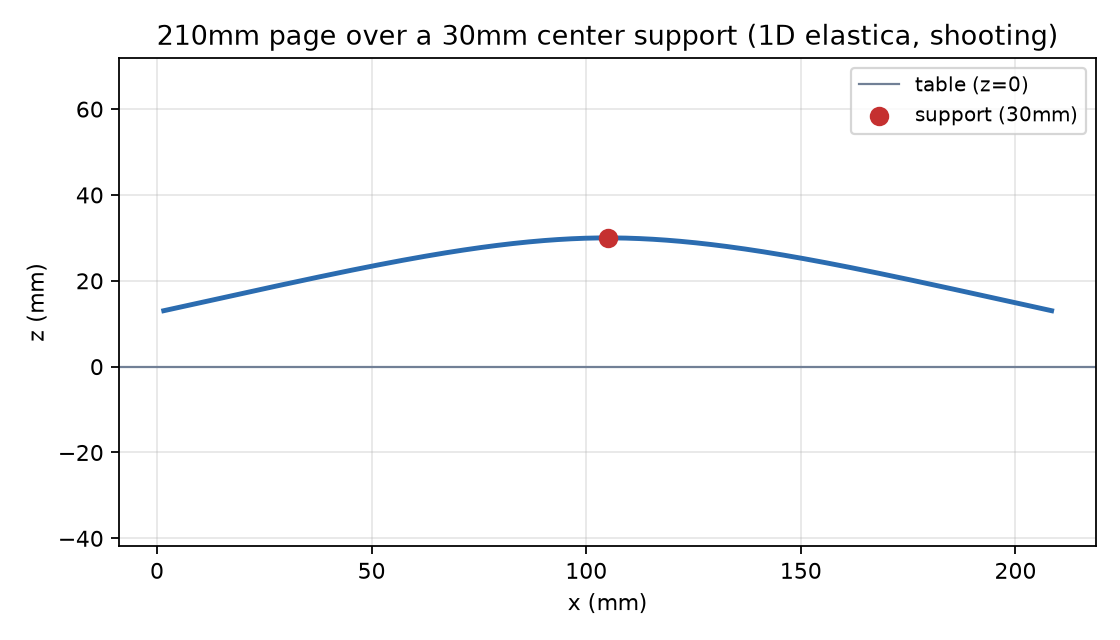

Write the Python code that produced this figure.
"""Single 1D cross-section: 210mm page, 30mm-high support at the middle."""
import sys
sys.path.insert(0, "/run/media/me/D/BUISNESS/pages_generation/src")

import numpy as np
import matplotlib.pyplot as plt
from plate_bend import cross_section_profile

W = 0.210        # page width (m)
X_SUPPORT = W / 2
H = 0.030        # support height (m)

x, z, v0, ell = cross_section_profile(H, X_SUPPORT, W / 2, guess=(0.0, 0.05))

print(f"v0={v0:.4f}, ell={ell*1000:.2f}mm (contact/lifted arc length from the ridge)")
print(f"z range: {z.min()*1000:.3f}..{z.max()*1000:.3f} mm")

fig, ax = plt.subplots(figsize=(7, 4))
ax.axhline(0, color="#718096", lw=1, label="table (z=0)")
ax.plot(x * 1000, z * 1000, color="#2b6cb0", lw=2.2)
ax.scatter([X_SUPPORT * 1000], [H * 1000], color="#c53030", zorder=5, s=60,
           label=f"support ({H*1000:.0f}mm)")
ax.set_xlabel("x (mm)")
ax.set_ylabel("z (mm)")
ax.set_title("210mm page over a 30mm center support (1D elastica, shooting)")
ax.set_aspect("equal", adjustable="datalim")
ax.legend(fontsize=9)
ax.grid(alpha=0.3)
fig.tight_layout()
out = "/run/media/me/D/BUISNESS/pages_generation/scripts/paper_bend/single_cross_section_30mm.png"
fig.savefig(out, dpi=160)
print("saved", out)
